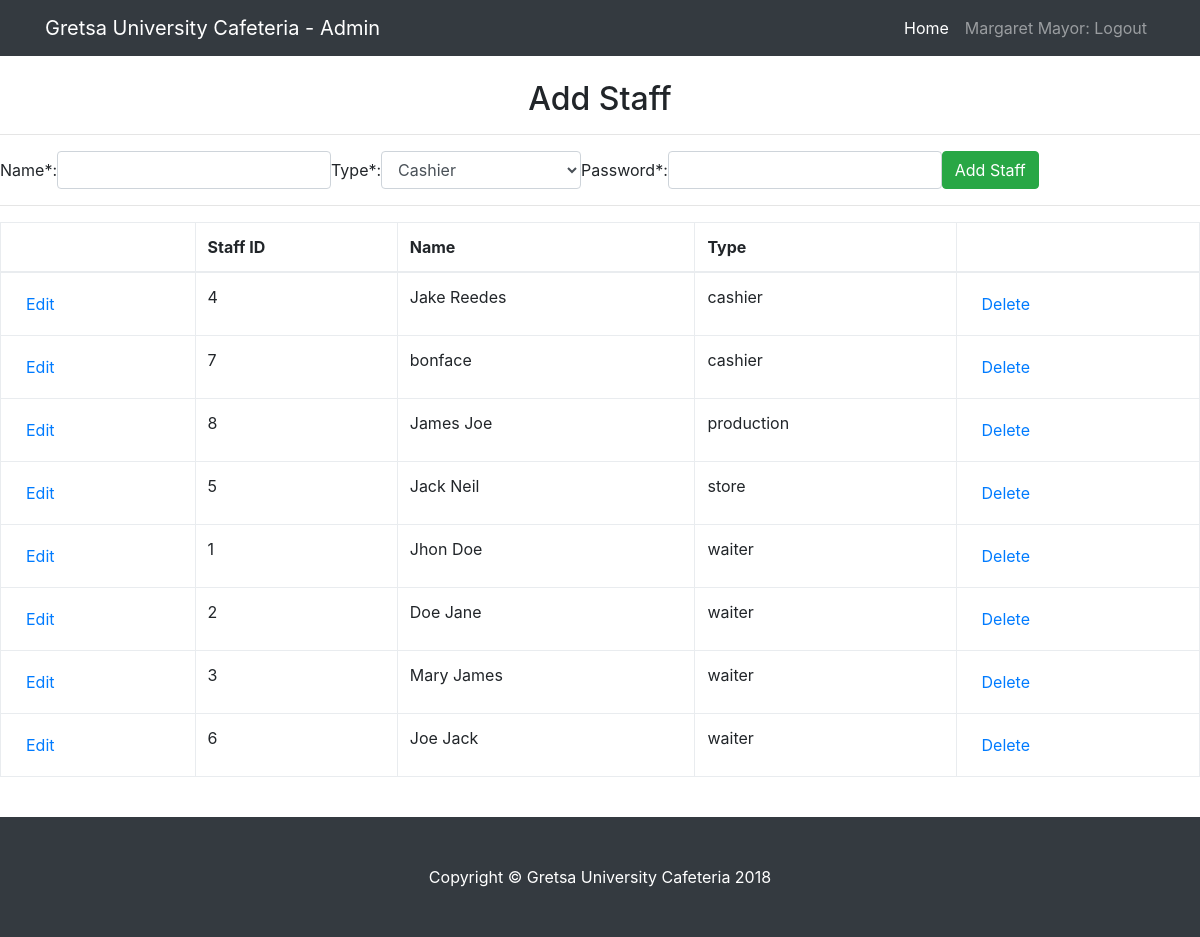
Screenshot of /admin/staff.php (signed in) with the database file from the repository.
### tables this page shows
CREATE TABLE IF NOT EXISTS `staff` (
  `id` int(11) NOT NULL AUTO_INCREMENT,
  `name` varchar(50) DEFAULT NULL,
  `type` varchar(50) DEFAULT NULL,
  `password` varchar(50) DEFAULT NULL,
  PRIMARY KEY (`id`)
);

### admin/staff.php (the view, shortened to what this page needs)
<?php
require_once '../core.php';
$id = $_SESSION["adminid"];
$waiterR = $db->query("SELECT * FROM admin WHERE id='$id'");
$waiter = mysqli_fetch_assoc($waiterR);
$sql = "SELECT * FROM staff order by type ASC";
$results = $db->query($sql);
?>
<!DOCTYPE html>
<html lang="en">
  <head>
    <link href="../vendor/bootstrap/css/bootstrap.min.css" rel="stylesheet">
    <link href="../css/blog-home.css" rel="stylesheet">
  </head>
  <body>
    <nav class="navbar navbar-expand-lg navbar-dark bg-dark fixed-top">
      <div class="container">
        <a class="navbar-brand" href="#">Gretsa University Cafeteria - Admin</a>
        <div class="collapse navbar-collapse" id="navbarResponsive">
         <ul class="navbar-nav ml-auto">
            <li class="nav-item active">
              <a class="nav-link" href="index.php">Home
              </a>
            </li>
            <li class="nav-item">
              <a class="nav-link" href="logout.php"><?=$waiter['name'];?>: Logout</a>
            </li>
          </ul>
        </div>
      </div>
    </nav>
	<br>
    <div class="">
      <div class="">
        <h2 class="text-center"><?=((isset($_GET['edit']))?'Edit ':'Add ') ;?>Staff</h2><hr>
	<form class="form-inline" action="staff.php<?=((isset($_GET['edit'])))?'?edit='.$editid:''; ?>" method="post">
		<?php
			$staffvalue ='';
			$passwordvalue = '';
			?>
		<div class="form-group">
			<label for="staff">Name*:</label>
			<input type="text" class="form-control" name="staff" id="staff" value="<?= $staffvalue;  ?>"/>
			<label for="type">Type*:</label>
			<select class="form-control" id="type" name="type">
				<option value="cashier">Cashier</option>
			</select>
			<label for="password">Password*:</label>
			<input type="password" id="password" name="password" class="form-control"  value="<?= $passwordvalue;  ?>" />
			<input type="submit" name="add_submit" value="<?=((isset($_GET['edit'])))?'Edit':'Add'; ?> Staff" class="btn btn-success"/>
		</div>
	</form>
<hr>
<table class="table table-bordered stable-striped table-auto table-condensed">
	<thead>
		<th></th>
		<th>Staff ID</th>
		<th>Name</th>
		<th>Type</th>
		<th></th>
	</thead>
	<tbody>
	<?php while($staff = mysqli_fetch_assoc($results)) : ?>
		<tr>
			<td><a href="staff.php?edit=<?=$staff['id']; ?>" class="btn btn-xs btn-default"><span class="glyphicon glyphicon-pencil">Edit</span></a></td>
			<td><?=$staff['id']; ?></td>
			<td><?=$staff['name']; ?></td>
			<td><?=$staff['type']; ?></td>
			<td><a href="staff.php?delete=<?=$staff['id']; ?>" class="btn btn-xs btn-default">Delete<span class="glyphicon glyphicon-remove-sign"></span></a></td>
		</tr>
		<?php endwhile; ?>
	</tbody>
</table>
      </div>
	  <br>
    </div>
    <footer class="py-5 bg-dark">
      <div class="container">
        <p class="m-0 text-center text-white">Copyright &copy; Gretsa University Cafeteria 2018</p>
      </div>
    </footer>
  </body>
</html>

### css/blog-home.css (style rules this page uses)
body { padding-top: 54px; }
@media (min-width: 992px) { body { padding-top: 56px; } }

### rows the page displays
staff: id "4", name "Jake Reedes", type "cashier"
staff: id "7", name "bonface", type "cashier"
staff: id "8", name "James Joe", type "production"
staff: id "5", name "Jack Neil", type "store"
staff: id "1", name "Jhon Doe", type "waiter"
staff: id "2", name "Doe Jane", type "waiter"
staff: id "3", name "Mary James", type "waiter"
staff: id "6", name "Joe Jack", type "waiter"

### other values shown
$waiter['name'] "Margaret Mayor"
